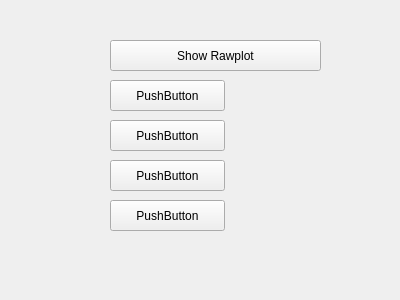
<?xml version="1.0" encoding="UTF-8"?>
<ui version="4.0">
 <class>ViewWidget</class>
 <widget class="QWidget" name="ViewWidget">
  <property name="geometry">
   <rect>
    <x>0</x>
    <y>0</y>
    <width>400</width>
    <height>300</height>
   </rect>
  </property>
  <property name="windowTitle">
   <string>Form</string>
  </property>
  <widget class="QPushButton" name="rawplotButton">
   <property name="geometry">
    <rect>
     <x>110</x>
     <y>40</y>
     <width>211</width>
     <height>31</height>
    </rect>
   </property>
   <property name="text">
    <string>Show Rawplot</string>
   </property>
  </widget>
  <widget class="QPushButton" name="pushButton_2">
   <property name="geometry">
    <rect>
     <x>110</x>
     <y>80</y>
     <width>115</width>
     <height>31</height>
    </rect>
   </property>
   <property name="text">
    <string>PushButton</string>
   </property>
  </widget>
  <widget class="QPushButton" name="pushButton_3">
   <property name="geometry">
    <rect>
     <x>110</x>
     <y>120</y>
     <width>115</width>
     <height>31</height>
    </rect>
   </property>
   <property name="text">
    <string>PushButton</string>
   </property>
  </widget>
  <widget class="QPushButton" name="pushButton_4">
   <property name="geometry">
    <rect>
     <x>110</x>
     <y>160</y>
     <width>115</width>
     <height>31</height>
    </rect>
   </property>
   <property name="text">
    <string>PushButton</string>
   </property>
  </widget>
  <widget class="QPushButton" name="pushButton_5">
   <property name="geometry">
    <rect>
     <x>110</x>
     <y>200</y>
     <width>115</width>
     <height>31</height>
    </rect>
   </property>
   <property name="text">
    <string>PushButton</string>
   </property>
  </widget>
 </widget>
 <resources/>
 <connections/>
 <slots>
  <slot>rawplotClsoed()</slot>
 </slots>
</ui>
